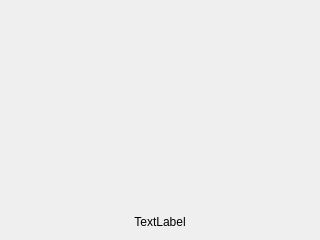
<?xml version="1.0" encoding="UTF-8"?>
<ui version="4.0">
 <class>BusyDialog</class>
 <widget class="QDialog" name="BusyDialog">
  <property name="windowModality">
   <enum>Qt::NonModal</enum>
  </property>
  <property name="geometry">
   <rect>
    <x>0</x>
    <y>0</y>
    <width>320</width>
    <height>240</height>
   </rect>
  </property>
  <property name="windowTitle">
   <string>Dialog</string>
  </property>
  <property name="windowOpacity">
   <double>1.000000000000000</double>
  </property>
  <property name="modal">
   <bool>false</bool>
  </property>
  <layout class="QVBoxLayout" name="verticalLayout">
   <item>
    <widget class="QLabel" name="labelGif">
     <property name="sizePolicy">
      <sizepolicy hsizetype="Preferred" vsizetype="Preferred">
       <horstretch>0</horstretch>
       <verstretch>1</verstretch>
      </sizepolicy>
     </property>
     <property name="text">
      <string/>
     </property>
     <property name="alignment">
      <set>Qt::AlignCenter</set>
     </property>
    </widget>
   </item>
   <item>
    <widget class="QLabel" name="labelText">
     <property name="text">
      <string>TextLabel</string>
     </property>
     <property name="alignment">
      <set>Qt::AlignCenter</set>
     </property>
    </widget>
   </item>
  </layout>
 </widget>
 <resources/>
 <connections/>
</ui>
